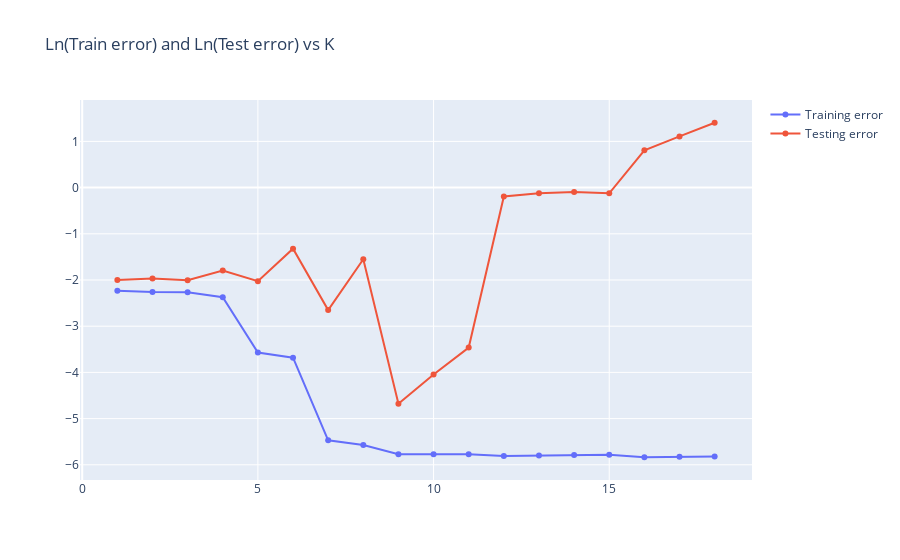

The notebook cell saved with this chart:
### Code cell
train_err_vs_k.add_trace(test_err_vs_k.data[0])
train_err_vs_k.update_layout(title="Ln(Train error) and Ln(Test error) vs K")

train_err_vs_k.show()

### Figure 1 — Plotly figure (JSON) as saved in the notebook; plotly's stock layout.template omitted (floating-point values rounded to 4 significant figures)
{"data": [{"hovertemplate": "<br>k=%{x}</br>y=%{y}<extra></extra>", "mode": "markers+lines", "name": "Training error", "type": "scatter", "x": [1, 2, 3, 4, 5, 6, 7, 8, 9, 10, 11, 12, 13, 14, 15, 16, 17, 18], "y": [-2.234, -2.259, -2.266, -2.373, -3.568, -3.681, -5.469, -5.571, -5.77, -5.772, -5.772, -5.81, -5.798, -5.789, -5.782, -5.836, -5.828, -5.821]}, {"hovertemplate": "<br>k=%{x}</br>y=%{y}<extra></extra>", "mode": "markers+lines", "name": "Testing error", "type": "scatter", "x": [1, 2, 3, 4, 5, 6, 7, 8, 9, 10, 11, 12, 13, 14, 15, 16, 17, 18], "y": [-1.998, -1.967, -2.005, -1.797, -2.025, -1.322, -2.652, -1.551, -4.679, -4.044, -3.463, -0.1921, -0.1208, -0.09612, -0.1228, 0.8079, 1.107, 1.403]}], "layout": {"title": {"text": "Ln(Train error) and Ln(Test error) vs K"}}}
